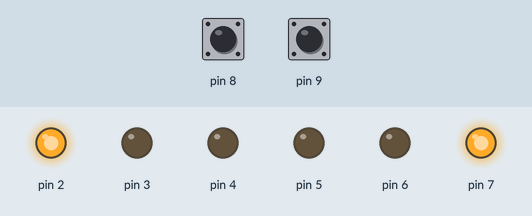
A sketch run on a simulated Arduino Uno, built with avr-gcc and run on an emulated ATmega328P. Shown: output pins drawn as LEDs (lit = HIGH). The inputs (shaded band) are chosen by the test bench; at power-on: pin 8 HIGH, pin 9 HIGH.

Above: at 1.5 s.
At 3.2 s:
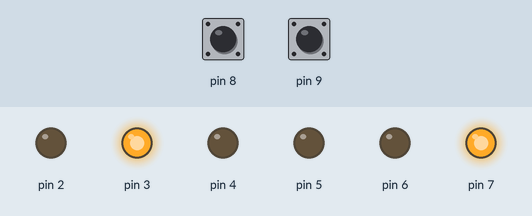
At 5.0 s:
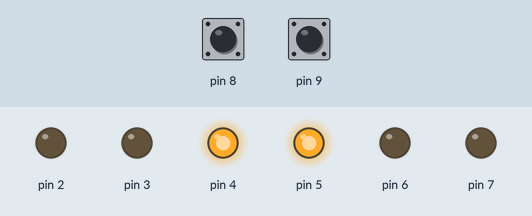
At 6.7 s:
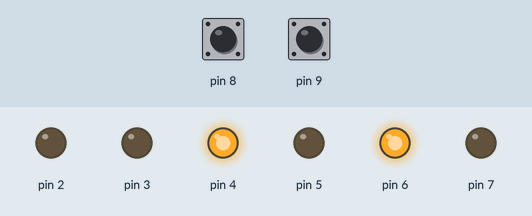
Timing chart, 0 to 9.1 s (numbered marks = the images above):
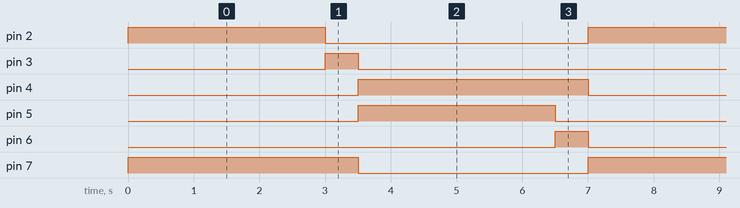

The sketch:

5_Traffic_Lights_Interction.ino
```cpp
// #define SENSORS PINB
// #define LIGHTS  PORTD
// #define GOS     0
// #define WAITS   1
// #define GOW     2
// #define WAITW   3

// typedef struct tagSysState{
//     int str;    // 有限状态机的字段串
//     int time;   // 暂停时间
//     int next[4];// 转置状态
// } SYSSTATE;

// const SYSSTATE Fsm[4] = {
//     0x21, 3000, {GOS,WAITS,GOS,WAITS},  // GOS
//     0x22, 500,  {GOW,GOW,GOW,GOW},      // WAITS
//     0x0C, 3000, {GOW,GOW,WAITW,WAITW},  // GOW
//     0x14, 500,  {GOS,GOS,GOS,GOS}       // WAITW
// };

// int curSysState = GOS, sensorState;

// void setup() {
//     pinMode(8, INPUT_PULLUP);
//     pinMode(9, INPUT_PULLUP);
//     DDRB &= B11111100; // 传感（按钮）模块初始化
//     DDRD |= B11111100; // LED灯模块初始化
// }

// void loop() {
//     /*
//     由于使用了delay(), 车流的状态输入会有所延迟，使得灯的变化符合“向对应状态改变”的要求
//     */
//     LIGHTS = (Fsm[curSysState].str) << 2;               // 根据当前状态机，设置Led灯的状态
//     delay(Fsm[curSysState].time);                       // 根据当前状态机，设置亮灯时间
//     sensorState = SENSORS & B00000011;                  // 读取车流
//     curSysState = Fsm[curSysState].next[sensorState];   // 根据车流调整状态机
// }
```

5_Traffic_Lights_With_StateMachine.ino
```cpp
/*
@ Project: 交通灯
@ I/O: LED(2~7), Button(8, 9)
@ I/O: 234 -> 西侧绿黄红灯, I/O 567 -> 南侧绿黄红灯
@ I/O: 8 -> 北侧来车, 9 -> 东侧来车
*/

#include <StateMachine.h>

#define SENSORS PINB
#define LIGHTS  PORTD

// 创建FSM
StateMachine machine = StateMachine();

// 设置状态
State* gos   = machine.addState([]{LIGHTS = B10000100; delay(3000);});
State* waits = machine.addState([]{LIGHTS = B10001000; delay(500);});
State* gow   = machine.addState([]{LIGHTS = B00110000; delay(3000);});
State* waitw = machine.addState([]{LIGHTS = B01010000; delay(500);});

void setup() {
    pinMode(8, INPUT_PULLUP);
    pinMode(9, INPUT_PULLUP);
    DDRD = B11111100;

    // 为状态添加转置
    gos   -> addTransition([]{return SENSORS & B00000001;}, waits);
    waits -> addTransition([]{return true;}, gow);
    gow   -> addTransition([]{return SENSORS & B00000010;}, waitw);
    waitw -> addTransition([]{return true;}, gos);
}

void loop() {
    // 运行
    machine.run();
}
```

Measured:
- by itself, pin 2, pin 5: alternates HIGH for 3.0 s and LOW for 4.0 s
- by itself, pin 3, pin 6: alternates HIGH for 0.50 s and LOW for 6.5 s
- by itself, pin 4, pin 7: alternates HIGH for 3.5 s and LOW for 3.5 s
